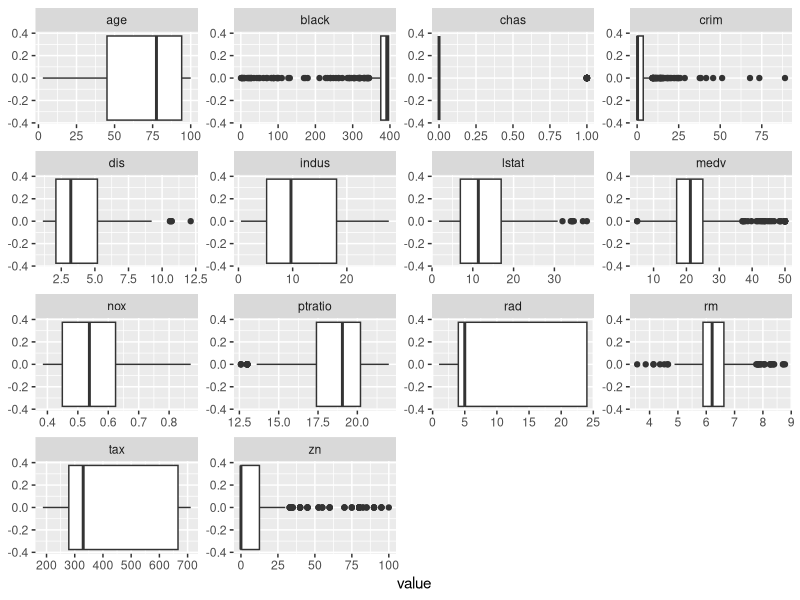
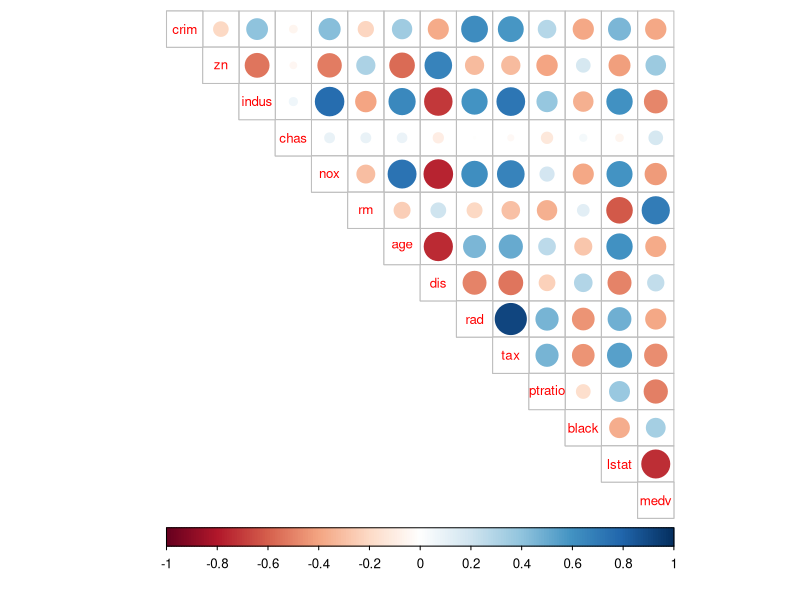
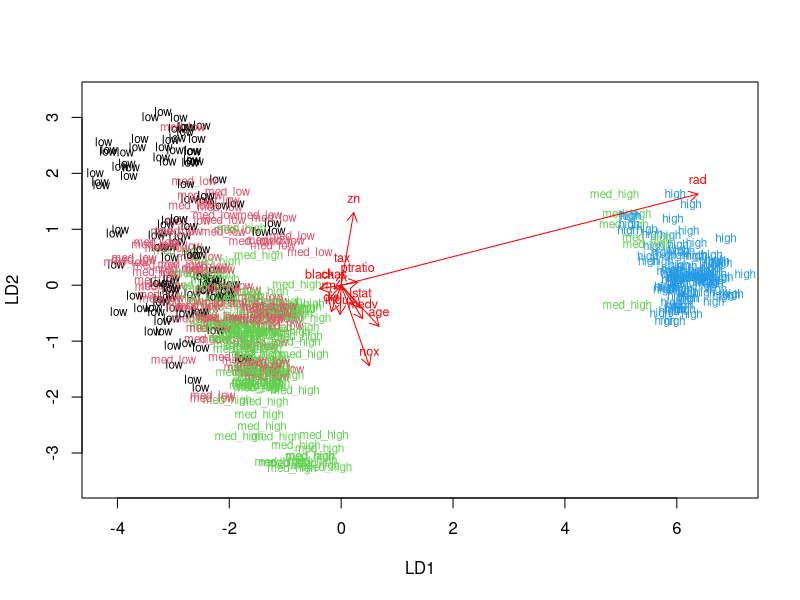
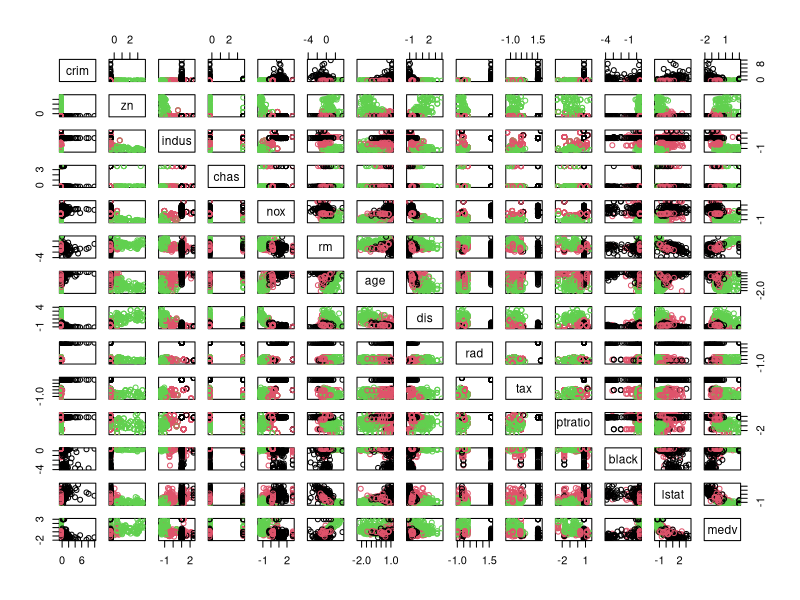
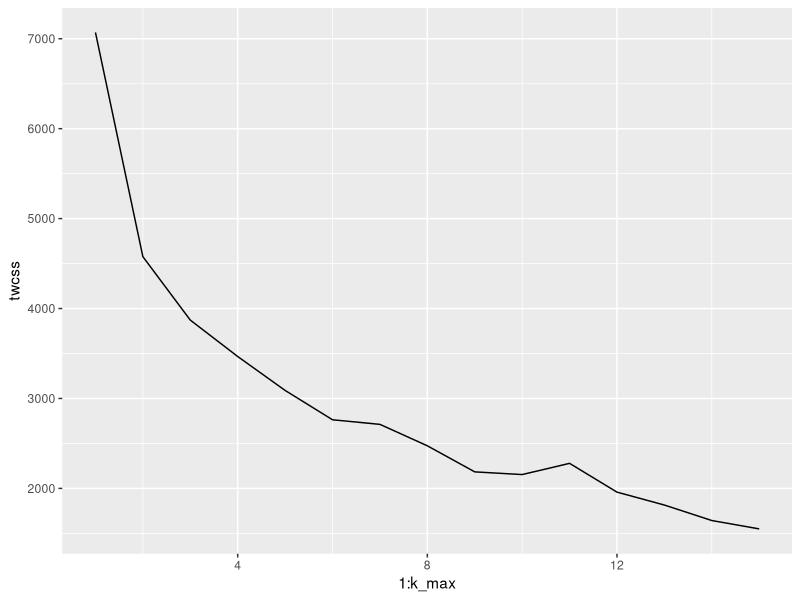
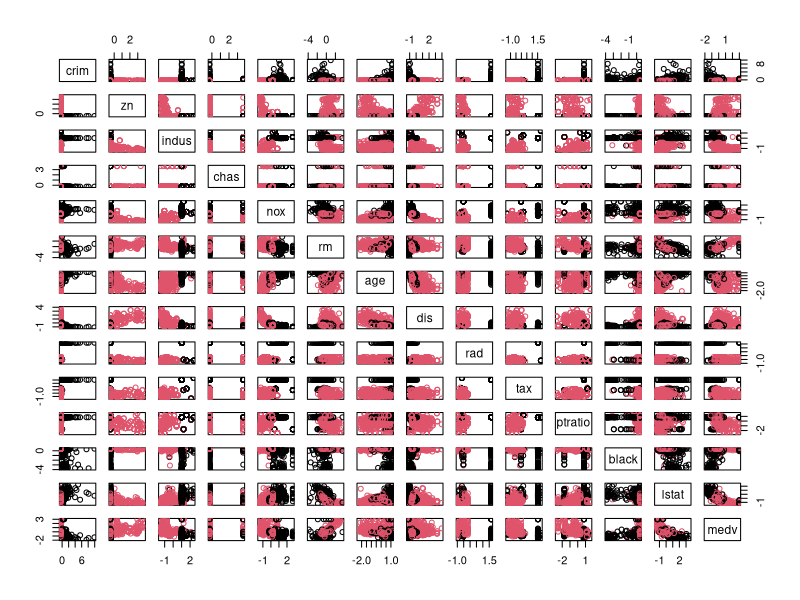
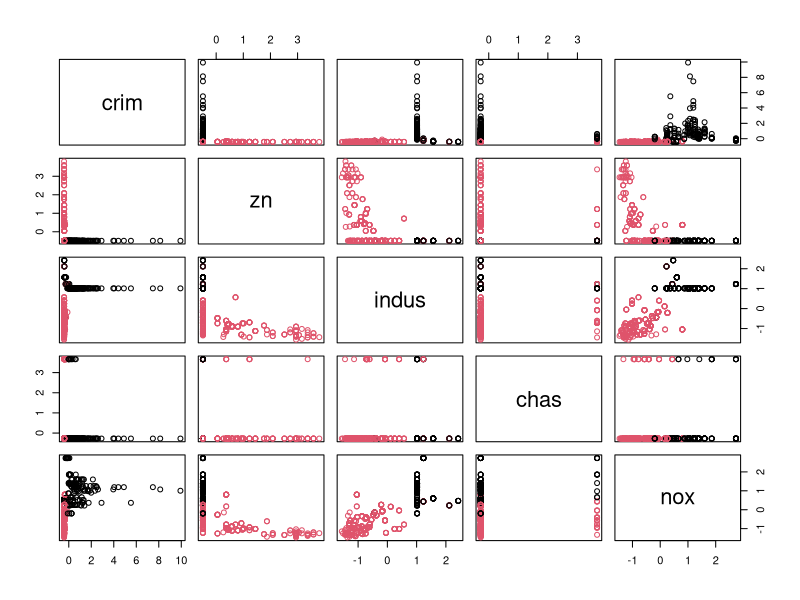
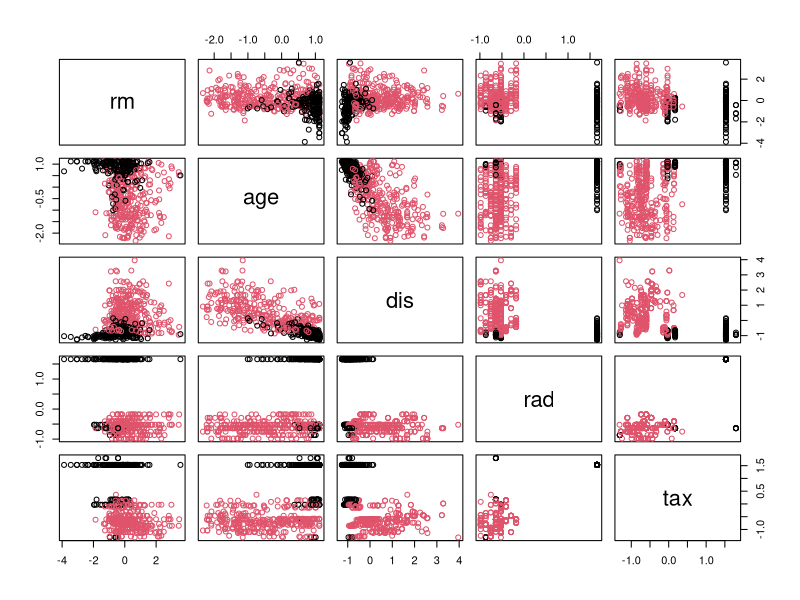

Here is the R script that generated these plots, in order:
## ---- chunk 1
library(MASS)
data("Boston")
str(Boston)
dim(Boston)
## ---- chunk 2
summary(Boston)
## ---- chunk 3
library(tidyr); library(dplyr); library(ggplot2)
gather(Boston) %>% ggplot(aes(value)) + facet_wrap("key", scales = "free") + 
  geom_boxplot()
## ---- chunk 4
library(MASS)
library(tidyr)
library(corrplot)

cor_matrix <- cor(Boston) 
cor_matrix %>% round(2)
corrplot(cor_matrix, method="circle", type = "upper", cl.pos = "b", tl.pos = "d", tl.cex = 0.8)
## ---- chunk 5
boston_scaled <- scale(Boston)
summary(boston_scaled)
## ---- chunk 6
data("Boston")
boston_scaled <- as.data.frame(scale(Boston))
boston_scaled$crim <- as.numeric(boston_scaled$crim)

bins <- quantile(boston_scaled$crim)
crime <- cut(boston_scaled$crim, breaks = bins, include.lowest = TRUE, labels=c("low", "med_low", "med_high","high"))

boston_scaled <- dplyr::select(boston_scaled, -crim)
boston_scaled <- data.frame(boston_scaled, crime)
## ---- chunk 7
# creating training set
n <- nrow(boston_scaled)
ind <- sample(n,  size = n * 0.8)
train <- boston_scaled[ind,]

# creating test set 
test <- boston_scaled[-ind,]

correct_classes <- test$crime
test <- dplyr::select(test, -crime)
## ---- chunk 8

lda.fit <- lda(crime  ~ ., data = train)

lda.fit

# the function for lda biplot arrows
lda.arrows <- function(x, myscale = 1, arrow_heads = 0.1, color = "red", tex = 0.75, choices = c(1,2)){
  heads <- coef(x)
  graphics::arrows(x0 = 0, y0 = 0, 
         x1 = myscale * heads[,choices[1]], 
         y1 = myscale * heads[,choices[2]], col=color, length = arrow_heads)
  text(myscale * heads[,choices], labels = row.names(heads), 
       cex = tex, col=color, pos=3)
}

# target classes are taken as numeric for plotting purposes
classes <- as.numeric(train$crime)

# plot
plot(lda.fit, dimen = 2, col = classes, pch = classes)
lda.arrows(lda.fit, myscale = 2)

## ---- chunk 9
# predicting classes with test data
lda.pred <- predict(lda.fit, newdata = test)

# cross tabulation
table(correct = correct_classes, predicted = lda.pred$class)

## ---- chunk 10
library(MASS)
data("Boston")
boston_scaled <- scale(Boston)

# euclidean distance matrix
dist_eu <- dist(boston_scaled)
summary(dist_eu)

## ---- chunk 11
library(MASS)
library(ggplot2)
set.seed(123)
km <- kmeans(boston_scaled, centers = 3)
pairs(boston_scaled, col = km$cluster)
## ---- chunk 12
k_max <- 15
twcss <- sapply(1:k_max, function(k){kmeans(boston_scaled, k)$tot.withinss})
qplot(x = 1:k_max, y = twcss, geom = 'line')
## ---- chunk 13
set.seed(123)
km <- kmeans(boston_scaled, centers = 2)
library("ggplot2")                    
library("GGally") 
# plot with clusters
pairs(boston_scaled, col=km$cluster)
pairs(boston_scaled[,1:5], col=km$cluster)
pairs(boston_scaled[,6:10], col=km$cluster)
pairs(boston_scaled[,10:14], col=km$cluster)
## ---- chunk 14
date()
